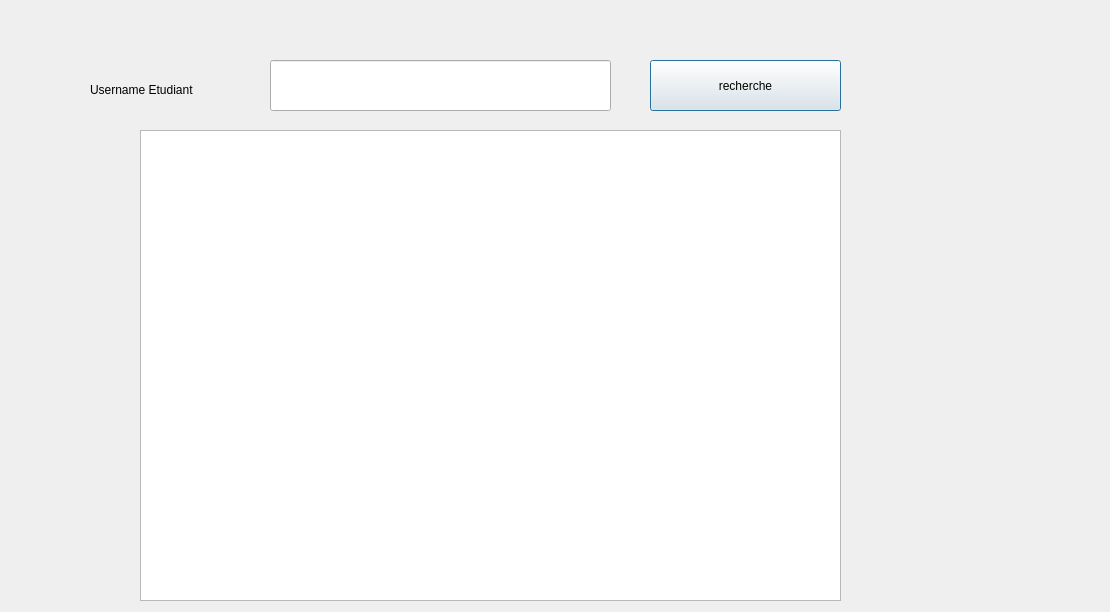
<?xml version="1.0" encoding="UTF-8"?>
<ui version="4.0">
 <class>rechercheButton</class>
 <widget class="QDialog" name="rechercheButton">
  <property name="geometry">
   <rect>
    <x>0</x>
    <y>0</y>
    <width>1110</width>
    <height>612</height>
   </rect>
  </property>
  <property name="windowTitle">
   <string>Dialog</string>
  </property>
  <widget class="QPushButton" name="pushButton">
   <property name="geometry">
    <rect>
     <x>650</x>
     <y>60</y>
     <width>191</width>
     <height>51</height>
    </rect>
   </property>
   <property name="text">
    <string>recherche</string>
   </property>
  </widget>
  <widget class="QLineEdit" name="UsernameEtudiant">
   <property name="geometry">
    <rect>
     <x>270</x>
     <y>60</y>
     <width>341</width>
     <height>51</height>
    </rect>
   </property>
  </widget>
  <widget class="QLabel" name="label">
   <property name="geometry">
    <rect>
     <x>90</x>
     <y>80</y>
     <width>171</width>
     <height>20</height>
    </rect>
   </property>
   <property name="text">
    <string>Username Etudiant</string>
   </property>
  </widget>
  <widget class="QTableView" name="tableView2">
   <property name="geometry">
    <rect>
     <x>140</x>
     <y>130</y>
     <width>701</width>
     <height>471</height>
    </rect>
   </property>
  </widget>
 </widget>
 <resources/>
 <connections/>
</ui>
